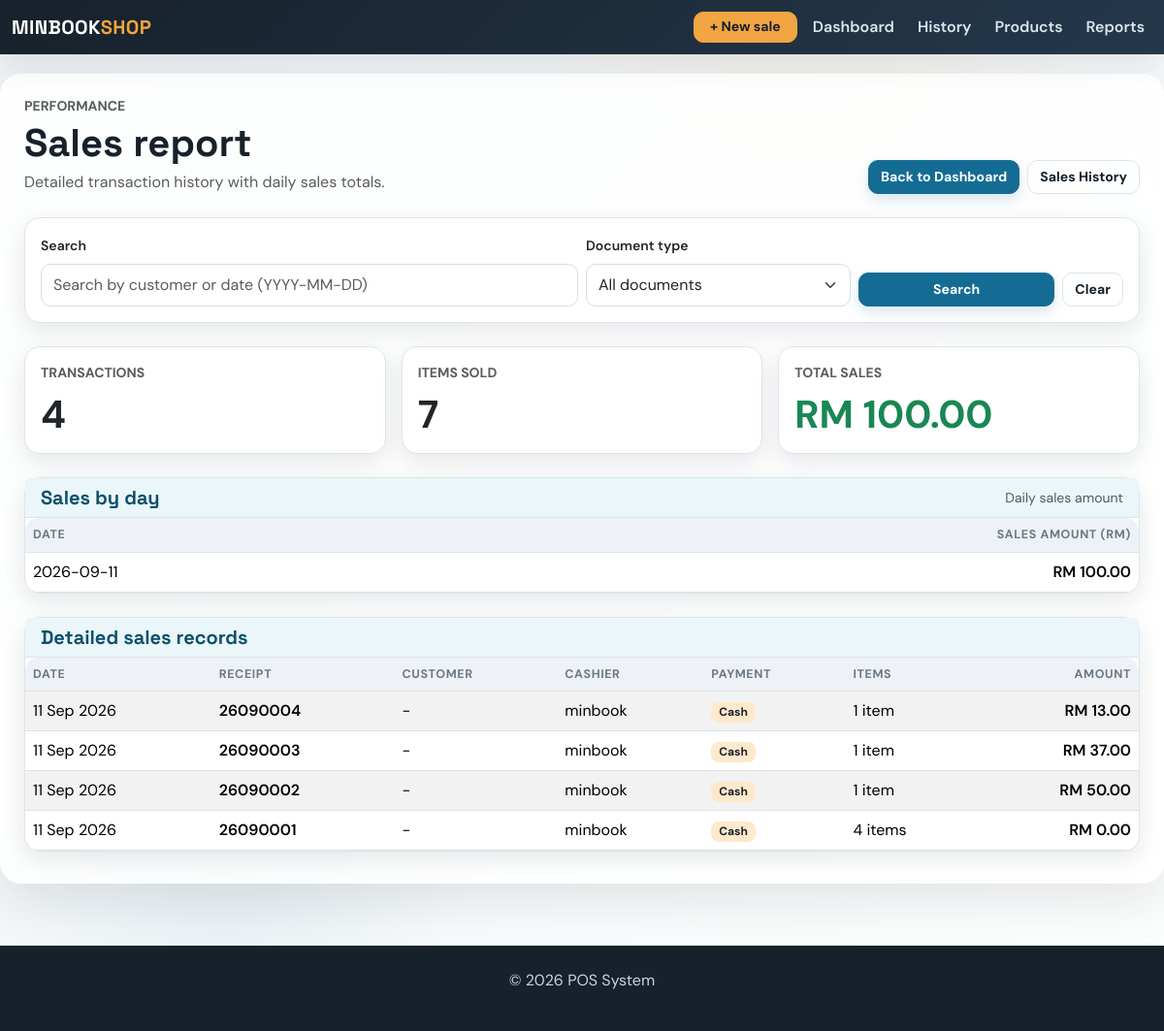
The app's page /sales/records, older data.
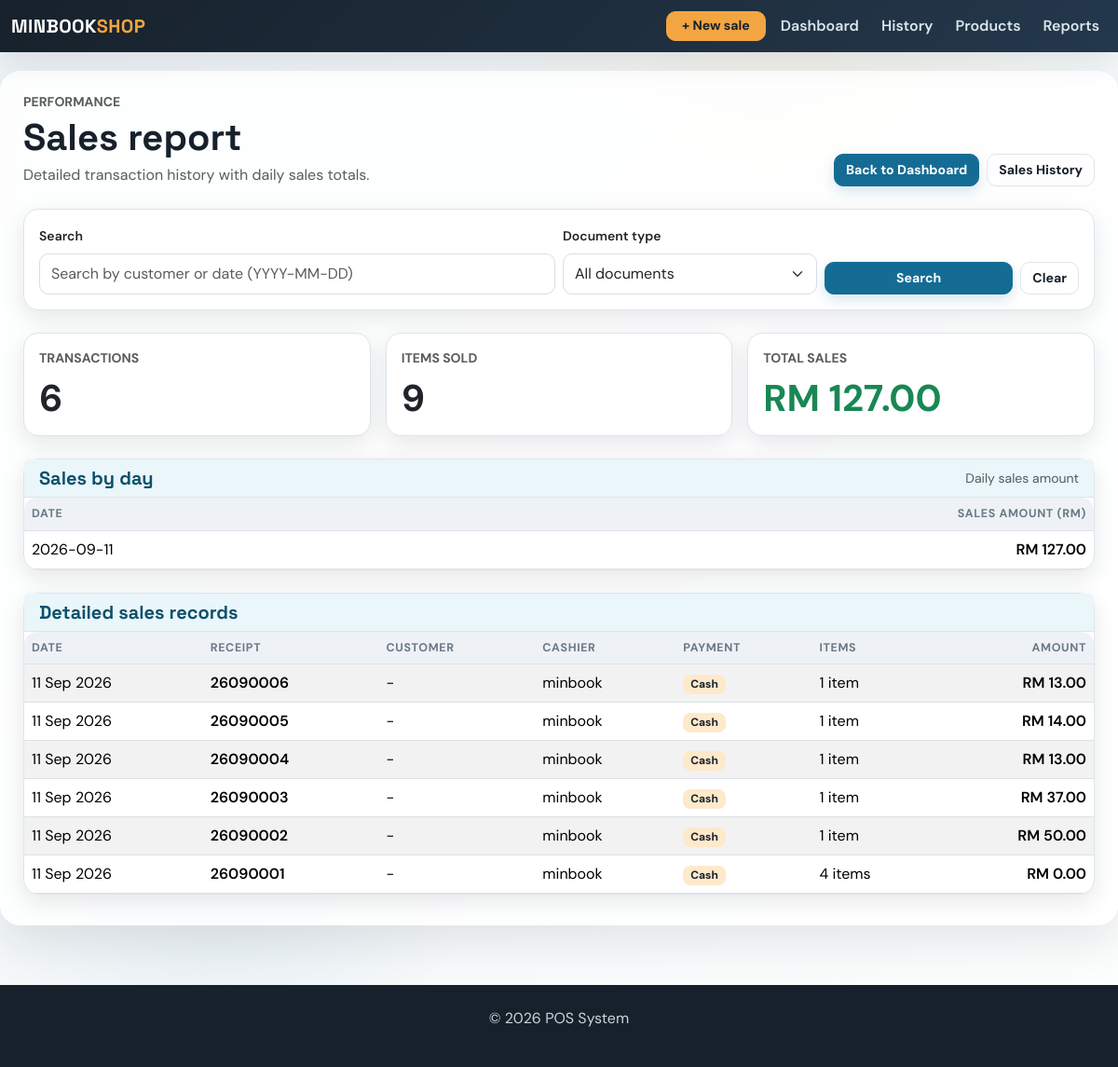
The same page, newer data.
### app/models.py (models this page shows, shortened)
class Sale(db.Model):
    id = db.Column(db.Integer, primary_key=True)
    amount = db.Column(db.Float, nullable=False)
    date = db.Column(db.Date, default=datetime.utcnow)
    user_id = db.Column(db.Integer, db.ForeignKey('user.id'), nullable=False)  # ForeignKey to User
    user = db.relationship('User', backref=db.backref('sales', lazy=True))  # Relationship with User
    product_id = db.Column(db.Integer, db.ForeignKey('product.id'), nullable=True)  # Legacy first product
    product = db.relationship('Product', backref=db.backref('sales', lazy=True))  # Relationship with Product
    quantity = db.Column(db.Integer, nullable=True)  # Legacy total quantity
    payment_method = db.Column(db.String(20), nullable=False, default='Cash')
    customer_name = db.Column(db.String(120), nullable=True)
    document_type = db.Column(db.String(20), nullable=False, default='receipt')
    discount = db.Column(db.Float, nullable=False, default=0.00)
    deposit = db.Column(db.Float, nullable=False, default=0.00)
    items = db.relationship('SaleItem', back_populates='sale', cascade='all, delete-orphan')

class User(db.Model):
    id = db.Column(db.Integer, primary_key=True)
    username = db.Column(db.String(100), unique=True, nullable=False)
    email = db.Column(db.String(120), unique=True, nullable=False)
    password = db.Column(db.String(200), nullable=False)
    role = db.Column(db.String(50), default='cashier')  # can be admin, manager, cashier

### app/routes.py (the view)
@main.route('/sales/records')
def sales_records():
    search_term = (request.args.get('search', '') or '').strip()
    selected_document_type = (request.args.get('document_type', '') or '').lower().strip()
    if selected_document_type not in {'receipt', 'invoice', ''}:
        selected_document_type = ''
    sales_query = Sale.query.order_by(Sale.date.desc(), Sale.id.desc())
    if selected_document_type:
        sales_query = sales_query.filter(Sale.document_type == selected_document_type)
    if search_term:
        try:
            parsed_date = datetime.strptime(search_term, '%Y-%m-%d').date()
            sales_query = sales_query.filter(Sale.date == parsed_date)
        except ValueError:
            sales_query = sales_query.filter(Sale.customer_name.ilike(f'%{search_term}%'))
    sales = sales_query.all()
    total_amount = round(sum(sale.amount for sale in sales), 2)
    total_items = sum(sum(item.quantity for item in sale.items) for sale in sales)
    daily_totals = {}
    for sale in sales:
        daily_key = sale.date.isoformat()
        daily_totals[daily_key] = round(daily_totals.get(daily_key, 0) + sale.amount, 2)
    daily_sales = [
        {'date': day, 'amount': round(amount, 2)}
        for day, amount in sorted(daily_totals.items(), key=lambda item: item[0], reverse=True)
    ]
    return render_template(
        'sales_records.html',
        sales=sales,
        search_term=search_term,
        total_sales=total_amount,
        total_transactions=len(sales),
        total_items=total_items,
        daily_sales=daily_sales,
        selected_document_type=selected_document_type,
    )

### app/routes.py (called while the page is built)
@main.app_context_processor
def inject_now():
    return {'current_year': datetime.now().year}

### app/templates/sales_records.html (shortened to what the changed rows need)
{% extends 'base.html' %}
{% block content %}
<div class="d-flex flex-wrap justify-content-between align-items-end gap-3 mb-4">
    <div>
        <h1 class="mb-1">Sales report</h1>
    </div>
</div>
<div class="row g-3 mb-4">
    <div class="col-md-4">
        <div class="card h-100">
            <div class="card-body">
                <div class="text-uppercase text-muted small fw-bold">Transactions</div>
                <div class="display-6 fw-bold mt-2">{{ total_transactions }}</div>
            </div>
        </div>
    </div>
    <div class="col-md-4">
        <div class="card h-100">
            <div class="card-body">
                <div class="text-uppercase text-muted small fw-bold">Items Sold</div>
                <div class="display-6 fw-bold mt-2">{{ total_items }}</div>
            </div>
        </div>
    </div>
    <div class="col-md-4">
        <div class="card h-100">
            <div class="card-body">
                <div class="text-uppercase text-muted small fw-bold">Total Sales</div>
                <div class="display-6 fw-bold mt-2 text-success">RM {{ '{:,.2f}'.format(total_sales) }}</div>
            </div>
        </div>
    </div>
</div>
<div class="card mb-4">
    <div class="table-responsive">
        <table class="table mb-0">
            <thead>
                <tr>
                    <th>Date</th>
                    <th class="text-end">Sales Amount (RM)</th>
                </tr>
            </thead>
            <tbody>
                {% for day in daily_sales %}
                <tr>
                    <td>{{ day.date }}</td>
                    <td class="text-end fw-semibold">RM {{ '{:,.2f}'.format(day.amount) }}</td>
                </tr>
                {% else %}
                <tr>
                    <td colspan="2" class="text-center text-muted py-4">No daily sales found.</td>
                </tr>
                {% endfor %}
            </tbody>
        </table>
    </div>
</div>
<div class="card">
    <div class="table-responsive">
        <table class="table table-striped mb-0 align-middle">
            <thead>
                <tr>
                    <th>Date</th>
                    <th>{{ 'Invoice' if selected_document_type == 'invoice' else 'Receipt' }}</th>
                    <th>Customer</th>
                    <th>Cashier</th>
                    <th>Payment</th>
                    <th>Items</th>
                    <th class="text-end">Amount</th>
                </tr>
            </thead>
            <tbody>
                {% for sale in sales %}
                <tr>
                    <td>{{ sale.date.strftime('%d %b %Y') }}</td>
                    <td class="fw-semibold">{% if sale.document_type == 'invoice' %}{{ sale.date.strftime('%y%m') }}{{ '%04d'|format(sale.id) }}{% else %}{{ sale.date.strftime('%y%m') }}{{ '%04d'|format(sale.id) }}{% endif %}</td>
                    <td>{{ sale.customer_name or '-' }}</td>
                    <td>{{ sale.user.username if sale.user else '-' }}</td>
                    <td><span class="badge text-bg-light">{{ sale.payment_method }}</span></td>
                    <td>{{ sale.items|length }} item{{ 's' if sale.items|length != 1 else '' }}</td>
                    <td class="text-end fw-semibold">RM {{ '{:,.2f}'.format(sale.amount) }}</td>
                </tr>
                {% else %}
                <tr>
                    <td colspan="7" class="text-center text-muted py-4">No records found.</td>
                </tr>
                {% endfor %}
            </tbody>
        </table>
    </div>
</div>
{% endblock %}

Row changes from the older to the newer data that the page shows:
added Sale: date "11 Sep 2026", date "2609", id "0006", customer_name "-", user "minbook", payment_method "Cash", items|length "1", amount "13.00"
added Sale: date "11 Sep 2026", date "2609", id "0005", customer_name "-", user "minbook", payment_method "Cash", items|length "1", amount "14.00"
Text that changed along with them:
{{ total_transactions }}: "4" → "6"
{{ total_items }}: "7" → "9"
{{ '{:,.2f}'.format(total_sales) }}: "100.00" → "127.00"
new list line: "2026-09-11 RM 127.00"
list line gone: "2026-09-11 RM 100.00"
